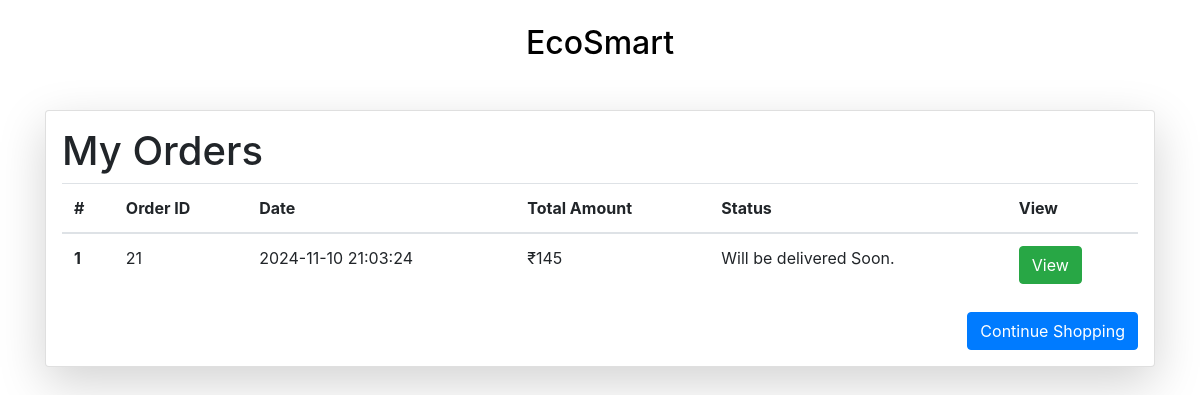
The page /orders/11 (signed in) on the database as committed earlier.
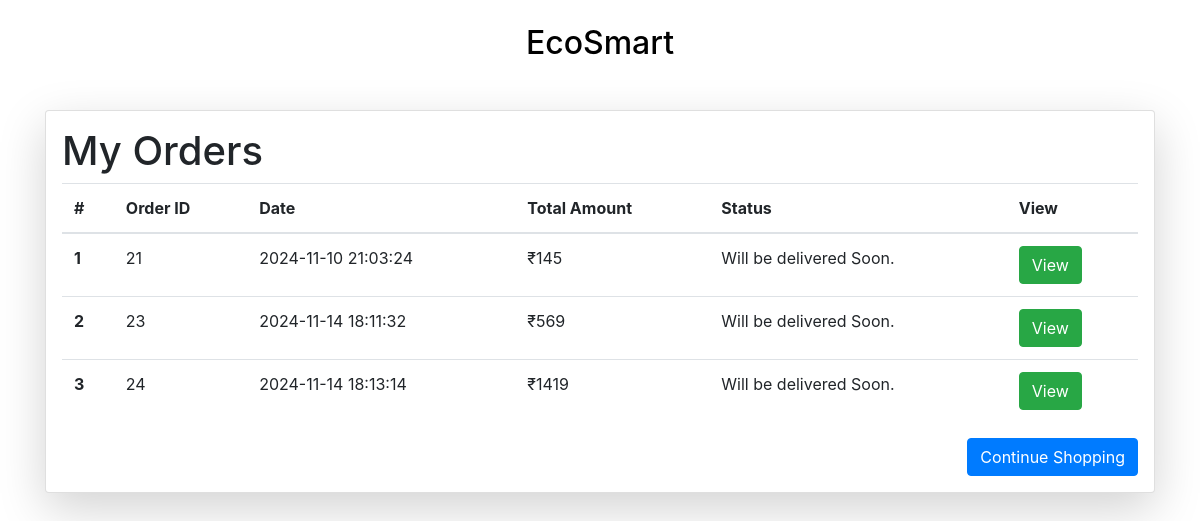
The same page on the database as committed later.
### vault.py (models this page shows, shortened)
class Order_Detail(Base):
    __tablename__ = 'order_detail'
    id = Column(Integer, primary_key=True, autoincrement=True)
    user_id = Column('user_id', Integer)
    total = Column('total', Integer)
    created_at = Column('created_at', String)

### user_routes.py (the view)
@app.route('/orders/<int:pid>')
def my_orders(pid):
    if 'user' not in session:
        return render_template('login/login.html')
    else:
        orders = agent.query(Order_Detail).filter(Order_Detail.user_id == pid).all()
        return render_template('user/orders.html', orders=orders)

### templates/user/orders.html (shortened to what this page needs)
<!DOCTYPE html>
<html lang="en">
  <head>
    <link
      rel="stylesheet"
      href="https://stackpath.bootstrapcdn.com/bootstrap/4.5.2/css/bootstrap.min.css"
    />
    <link
      rel="stylesheet"
      type="text/css"
      href="{{ url_for('static',filename='styles/header.css') }}"
    />
  </head>
  <body>
    <br />
    <div class="main">
      <div class="navigation">
        <h2><a href="/">EcoSmart</a></h2>
      </div>
    </div>
    <div class="container mt-5 mb-5">
      <div class="card shadow-lg p-3 mb-5 bg-white rounded">
        <div class="row g-0">
          <div class="col-md-12">
            <h1>My Orders</h1>
            <table class="table">
              <thead>
                <tr>
                  <th scope="col">#</th>
                  <th scope="col">Order ID</th>
                  <th scope="col">Date</th>
                  <th scope="col">Total Amount</th>
                  <th scope="col">Status</th>
                  <th scope="col">View</th>
                </tr>
              </thead>
              <tbody id="order-items">
                {% if orders %} {% for order in orders %}
                <tr>
                  <th scope="row">{{ loop.index }}</th>
                  <td>{{ order.id }}</td>
                  <td>{{ order.created_at }}</td>
                  <td>₹{{ order.total}}</td>
                  <td>Will be delivered Soon.</td>
                  <td>
                    <a href="/ordered_products/{{order.id}}">
                      <button class="btn btn-success">View</button>
                    </a>
                  </td>
                </tr>
                {% endfor %} {% else %}
                <tr>
                  <td colspan="5">No orders found.</td>
                </tr>
                {% endif %}
              </tbody>
            </table>
            <div class="d-flex justify-content-end align-items-center">
              <button
                class="btn btn-primary ml-3"
                onclick="location.href='/home'"
              >
                Continue Shopping
              </button>
            </div>
          </div>
        </div>
      </div>
    </div>
  </body>
</html>

Rows that differ between the two databases and show on the page:
added Order_Detail: id "23", created_at "2024-11-14 18:11:32", total "569"
added Order_Detail: id "24", created_at "2024-11-14 18:13:14", total "1419"
